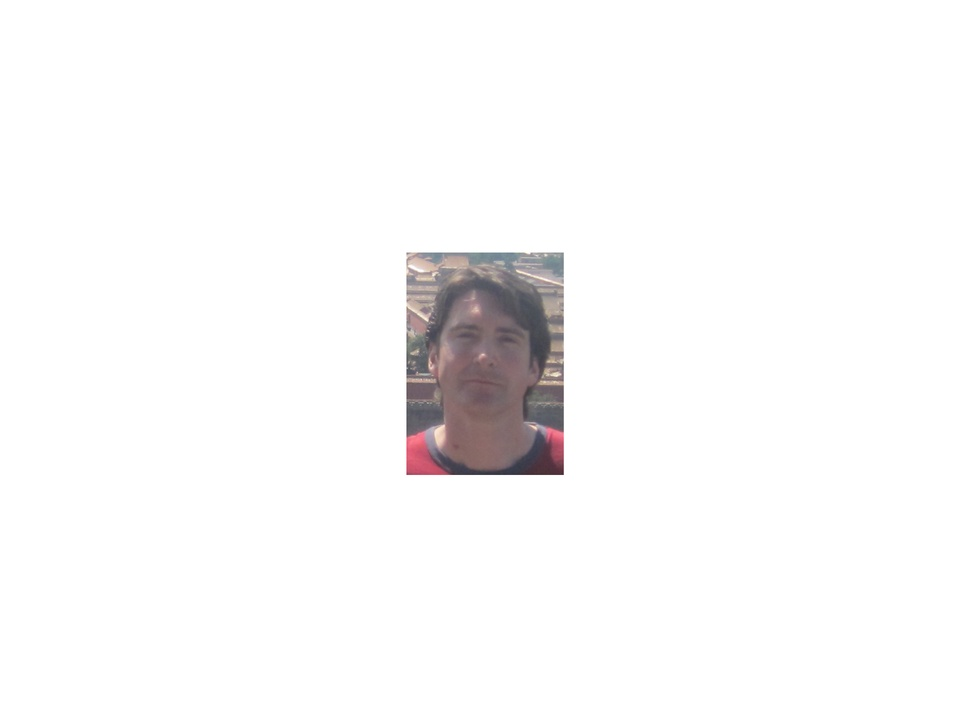
#> input picture ie.murph.images/mise_.jpg, 970 x 727 px, shrunk from 4000 x 3000 before the run
$ python AlterImage.py
#> lines starting #> are read from the running program, lines starting #| are printed output that depends on the picture
__author__ = 'Paul'

from PIL import Image

class UsingPillow():

     def open_image(self, picture):
#> called with picture = 'mise_.jpg'
        return Image.open(picture)
#> returned value is the input picture: PIL image 970x727 RGB; mean R, G, B 248.9, 248, 248.1


#TUTORIAL 45 - Changing colours to an image
x = UsingPillow()

#Images are made up into three colours and we are going to break up each of these into three variables
image_1 = x.open_image("mise_.jpg")
#print(image_1.mode)
red1, blue1, green1 = image_1.split()

#red1.show()
#blue1.show()
#green1.show()


#TUTORIAL 46 - Merging Image colours
image_2 = x.open_image("spudy.jpg")
#> call 2 of open_image, with picture = 'spudy.jpg'
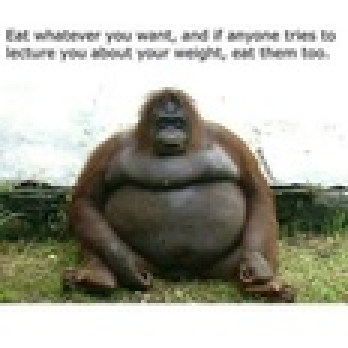
#> input picture ie.murph.images/spudy.jpg, 116 x 116 px, shrunk from 480 x 480 before the run (shown 3 times larger)
#> in open_image, returned value is the input picture: PIL image 116x116 RGB; mean R, G, B 173.9, 174, 163.3
red2, blue2, green2 = image_2.split()
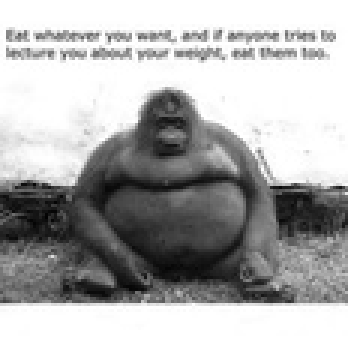
#> red2: PIL image 116x116 L (shown 3 times larger); min 2, max 255, mean 173.9
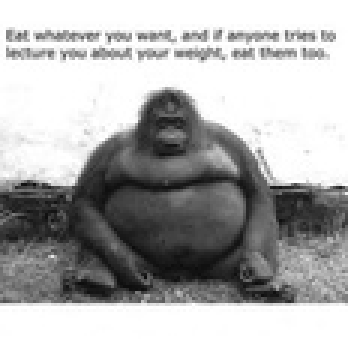
#> blue2: PIL image 116x116 L (shown 3 times larger); min 12, max 255, mean 174
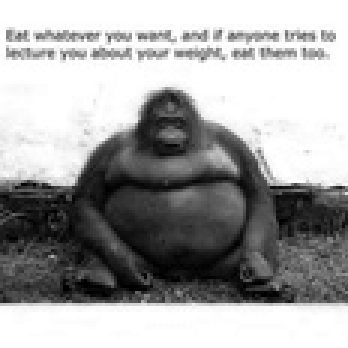
#> green2: PIL image 116x116 L (shown 3 times larger); min 0, max 255, mean 163.3

colours1 = (red1, green1, blue1)
colours2 = (red2, green1, blue2)

new_image1 = Image.merge("RGB", colours1)
#> (the run stopped early here; a loop or call above may not have finished)
